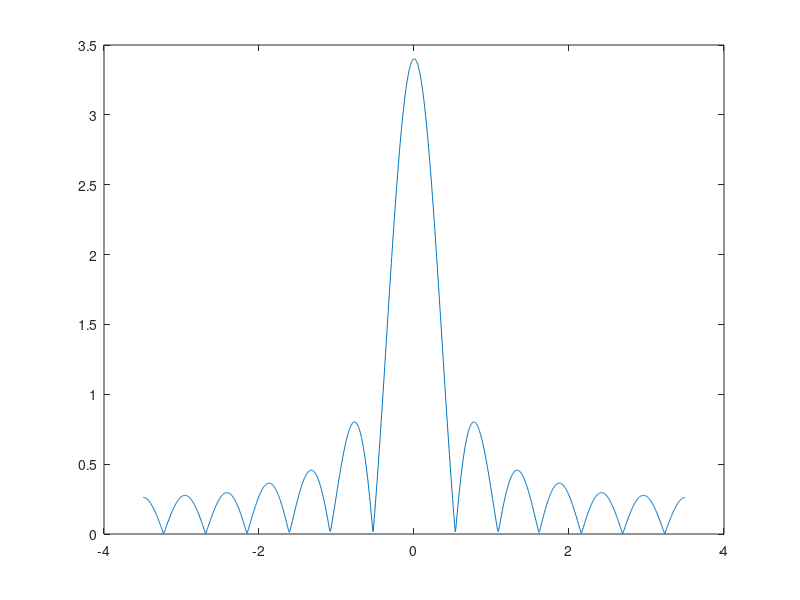

MATLAB code to generate this figure:
clear
clc
number_of_realizations = 500;
number_of_bits = 101;
number_of_samples = 7;
n = 700;
Eb= 1;
Tb= 7;
bits = randi ([0 1] ,number_of_realizations ,number_of_bits);

% Data = zeros (number_of_realizations , size(bits,2)*number_of_samples);
Data = [];
s_one = zeros(1, number_of_samples);
s_one (1,:) = sqrt(2*Eb/Tb);
s_zero = (sqrt(2*Eb/Tb))*cos(2*pi*(0:Tb/number_of_samples:(Tb-Tb/number_of_samples))/Tb^2)+1j*(sqrt(2*Eb/Tb))*sin(2*pi*(0:Tb/number_of_samples:(Tb-Tb/number_of_samples))/Tb^2);
 for row = 1: number_of_realizations
     for column = 1 :number_of_bits
         if bits(row , column ) == 1
             Data = [Data , s_one];
         else
            Data = [Data, s_zero];
         end
     end   
 end
 Data = (reshape (Data, number_of_bits*Tb , number_of_realizations))';
 Data_transmitted = zeros (number_of_realizations, n);
 for i = 1: number_of_realizations
     td=randi(number_of_samples)-1;              % generate random number from 0 to 6
     X = Data(i,:);
     Data_transmitted(i,:) = X(td+1: n+td);
 end
 
 average=zeros(1,700);  
for i = 1 : number_of_samples
    average(1,i) = mean(Data_transmitted(:,1) .* Data_transmitted(:,i));
end
average=[fliplr(average(1, 2:end)) average];
PSD = fftshift(fft(average));
N = length(PSD);                                                                      
Fs=7;                                        
freq = (-N/2+1:N/2)*(Fs/(N));                   
figure
plot(freq, abs(PSD));                 




